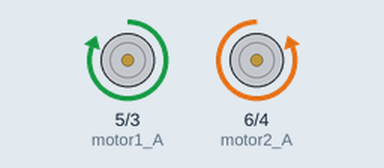
This sketch was run on a simulated Arduino Uno, built with avr-gcc and run on an emulated ATmega328P. On the bench: motor-driver pin pairs drawn as motors (green arrow = first pin HIGH = forward, orange = second pin HIGH = backward, longer = more drive).

Above: at 0.1 s.
At 36.6 s:
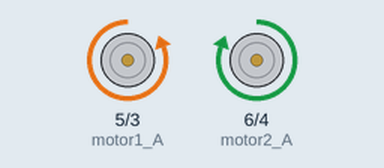
Timing chart, 0 to 40.0 s (numbered marks = the images above):
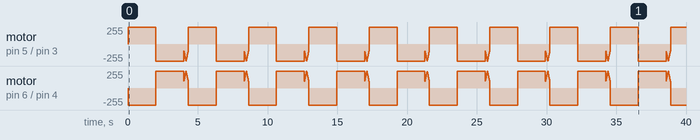

The sketch:

Aula6-PonteH.ino
```cpp
/**
Curso de Arduino disponibilizadas pela Equipe de robótica TERA
Simulação: https://www.tinkercad.com/things/1w2Idk1RHCl-ponte-h-motores/editel
Venha nos conhecer no instagram: @roboticatera
**/

int motor1_A = 5;
int motor1_B = 3;

int motor2_A = 6;
int motor2_B = 4;

void setup()
{
  pinMode(motor1_A, OUTPUT);
  pinMode(motor1_B, OUTPUT);
  pinMode(motor2_A, OUTPUT);
  pinMode(motor2_B, OUTPUT);
}

void loop()
{
  digitalWrite(motor1_A, HIGH);
  digitalWrite(motor2_A, LOW);
  digitalWrite(motor1_B, LOW);
  digitalWrite(motor2_B, HIGH);
  delay(2000);

  digitalWrite(motor1_A, LOW);
  digitalWrite(motor1_B, HIGH);
  digitalWrite(motor2_A, HIGH);
  digitalWrite(motor2_B, LOW);
  delay(2000);

  for(int i = 100; i<255; i=i+10)
  {
  analogWrite(motor1_A, 0);
  analogWrite(motor1_B, i);
  analogWrite(motor2_A, i);
  analogWrite(motor2_B, 0);
  delay(10);
  }
  for(int i = 255; i>100; i=i-10)
  {
  analogWrite(motor1_A, 0);
  analogWrite(motor1_B, i);
  analogWrite(motor2_A, i);
  analogWrite(motor2_B, 0);
  delay(10);
  }
}

/**
%%%%%%%%%%%%%%%%%%%%%%%%%%%%%%%%%%%%%%%%%%%%%%%%%%%%%%%%%%%%%%%%%%%%%%%%%%%%%%%%%%%%%%%%%%%%%%%%%%%%
%%%%%%%%%%%%%%%%%%%%%%%%%%%%%%%%%%%%%%%%%%%%%%%%%%%%%%%%%%%%%%%%%%%%%%%%%%%%%%%%%%%%%%%%%%%%%%%%%%%%
%%%%%%%%%%%%%%%%%%%%%%%%%%%%%%%%%%%%%%%%%%%%%%%%%%%%%%%%%%%%%%%%%%%%%%%%%%%%%%%%%%%%%%%%%%%%%%%%%%%%
%%$%M®®®®®®®®®®®®®®®®®®®®®®®®®®®®®®®®®®®®®®®®®®®®®®®®®®®®®®®®®®®®®®®®®®®®®®®®®®®®®®®®®®®®®®®®®®33J33
%%$%M®®®®®®®®®®®®®®®®®®®®®®®®®®®®®®®®®®®®®®®®®®®®®®®®®®®®®®®®®®®®®®®®®®®®®®®®®®®®®®®®®®®®®®®®®®3JJ33
%$$%M®®®®®®®®®®®®®®®®®®®®®®®®®®®®®®®®®®®®®®®®®®®®®®®®®®®®®®®®®®®®®®®®®®®®®®®®®®®®®®®®®®®®®®®®®®33J33
%%$$®®®®®®®®®®5==(==(((¦¦¦¦!*!!!!*!!!¦¦!¦¦¦(((®®®®®(¦((¦((¦¦¦!!*!***!¦!!¦¦¦¦¦(((===®®®®®®®®®®®®J3J33
%%$$M®®®®®®®®®®®@===(¦(¦¦¦!¦!!*!!!!!!¦¦¦¦¦¦((¦®®®®®(¦(((((¦¦¦!!!!****¦!¦¦¦¦((((((M®®®®®®®®®®®®®J3J33
%$$%M®®®®®®®®®®®®®®==¦(¦¦¦¦¦*!!!!*¦!!¦¦¦¦!¦(((®®®®®(¦((((((¦¦!!!!**!!¦!!¦¦¦(¦((®®®®®®®®®®®®®®®®J3J33
%%$%M®®®®®®®®®®®®®®®®J(¦¦¦¦!*!!!!*¦!!¦¦¦¦¦¦(((®®®®®(¦((¦(((¦¦!!!!!*!!!!!¦¦¦(%®®®®®®®®®®®®®®®®®®33J33
%%$$M®®®®®®®®®®®®®®®®®®®®®®®®®®®®®®®®®!¦¦¦¦(((®®®®®(((((¦((¦®®®®®®®®®®®®®®®®®®®®®®®®®®®®®®®®®®®33J33
%%$%M®®®®®®®®®®®®®®®®®®®®®®®®®®®®®®®®®!¦¦¦¦(((®®®®®((((((((¦®®®®®®®®®®®®®®®®®®®®®®®®®®®®®®®®®®®J3J3P
%%$%®®®®®®®®®®®®®®®®®®®®®®®®®®®®®®®®®®*¦¦¦¦(((®®®®®((((((((!®®®®®®®®®®®®®®®®®®®®®®®®®®®®®®®®®®®J3J3A
%$$%®®®®®®®®®®®®®®®®®®®®®®®®®®®®®®®®®®*¦¦¦¦(((®®®®®((¦=((((¦®®®®®®®®®®®®®®®®®®®®®®®®®®®®®®®®®®®JJJ3Ç
$%$%M®®®®®®®®®®®®®®®®®®®®®®®®®®®®®®®®®!¦¦¦¦(((®®®®®(((((((¦¦®®®®®®®®®®®®®®®®®®®®®®®®®®®®®®®®®®®J3J3O
%$$%M®®®®®®®®®®®®®®®®®®®®®®®®®®®®®®®®®*¦¦¦((((®®®®®(((=((((=®®®®®®®®®®®®®®®®®®®®®®®®®®®®®®®®®®®33J3C
%$$%M®®®®®®®®®®®®®®®®®®®®®®®®®®®®®®®®®*¦¦¦((((®®®®®((((((((=®®®®®®®®®®®®®®®®®®®®®®®®®®®®®®®®®®®33J3A
%$$$®®®®®®®®®®®®®®®®®®®®®®®®®®®®®®®®®®*¦¦¦((((®®®®®(((((¦((=®®®®®®®®®®®®®®®®®®®®®®®®®®®®®®®®®®®33J33
%%$%®®®®®®®®®®®®®®®®®®®®®®®®®®®®®®®®®®*¦¦¦((((®®®®®((((((((=®®®®®®®®®®®®®®®®®®®®®®®®®®®®®®®®®®®3333S
%$$%M®®®®®®®®®®®®®®®®®®®®®®®®®®®®®®®®®!¦¦¦¦(((®®®®®((((((((=®®®®®®®®®®®®®®®®®®®®®®®®®®®®®®®®®®®33J3U
%$$%M®®®®®®®®®®®®®®®®®®®®®®®®®®®®®®®®®*¦¦¦((((®®®®®((((((((=®®®®®®®®®®®®®®®®®®®®®®®®®®®®®®®®®®®3333P
%$$%M®®®®®®®®®®®®®®®®®®®®®®®®®®®®®®®®®!¦¦¦¦(((®®®®®((((((((=®®®®®®®®®®®®®®®®®®®®®®®®®®®®®®®®®®®33J3R
%$$%®®®®®®®®®®®®®®®®®®®®®®®®®®®®®®®®®®!¦¦¦((((®®®®®((((((((=®®®®®®®®®®®®®®®®®®®®®®®®®®®®®®®®®®®33J3E
%$$%M®®®®®®®®®®®®®®®®®®®®®®®®®®®®®®®®®!¦(¦((((®®®®®((((((((=®®®®®®®®®®®®®®®®®®®®®®®®®®®®®®®®®®®33J3M
%$3$®®®®®®®®®®®®®®®®®®®®®®®®®®®®®®®®®®!¦¦¦((((®®®®®(((=((((=®®®®®®®®®®®®®®®®®®®®®®®®®®®®®®®®®®®33J3A
%%3$®®®®®®®®®®®®®®®®®®®®®®®®®®®®®®®®®®!¦¦¦((==®®®®®(((=((((=®®®®®®®®®®®®®®®®®®®®®®®®®®®®®®®®®®®33J3C
$%$%®®®®®®®®®®®®®®®®®®®®®®®®®®®®®®®®®®¦¦¦¦¦(((®®®®®(((=((((=®®®®®®®®®®®®®®®®®®®®®®®®®®®®®®®®®®®33J3Y
%%$$®®®®®®®®®®®®®®®®®®®®®®®®®®®®®®®®®®!¦¦¦((((®®®®®((((((((=®®®®®®®®®®®®®®®®®®®®®®®®®®®®®®®®®®®33J3$
$$$%®®®®®®®®®®®®®®®®®®®®®®®®®®®®®®®®®®¦¦¦(((((®®®®®(((=((((=®®®®®®®®®®®®®®®®®®®®®®®®®®®®®®®®®®®33J3$
$$$$M®®®®®®®®®®®®®®®®®®®®®®®®®®®®®®®®®¦¦¦¦((=(®®®®®=((=((((=®®®®®®®®®®®®®®®®®®®®®®®®®®®®®®®®®®®33J33
%%3%®®®®®®®®®®®®®®®®®®®®®®®®®®®®®®®®®®MMMMMMMM®®®®®MMMMMMMMM®®®®®®®®®®®®®®®®®®®®®®®®®®®®®®®®®®®33J$$
$$$$M®®®®®®®®®®®®®®®®®®®®®®®®®®®®®®®®®®®®®®®®®®®®®®®®®®®®®®®®®®®®®®®®®®®®®®®®®®®®®®®®®®®®®®®®®®33J33
$%$$M®®®®®®®®®®®M===(===((=C®®®®A(¦¦¦¦¦¦¦¦A®®®®®®M***!**!!!¦®®®®®®®®®®®®M!(®®®®®®®®®®®®®®®®®®®®33J3$
%%$$M®®®®®®®®®®®®®®®®C=®®®®®®®®®A¦®®®®®®®®®®®®®®®M*®®®®®®®®(¦®®®®®®®®®®M¦(((®®®®®®®®®®®®®®®®®®®3333$
$%3$®®®®®®®®®®®®®®®®®C=®®®®®®®®®A¦®®®®®®®®®®®®®®®M*®®®®®®®®!!®®®®®®®®®®($®®¦C®®®®®®®®®®®®®®®®®®33J3$
%$$%M®®®®®®®®®®®®®®®®C=®®®®®®®®®A¦®®!¦¦((!M®®®®®®M*®®®®®!!¦@®®®®®®®®®®¦%®®®®¦C®®®®®®®®®®®®®®®®®33J33
$$3%®®®®®®®®®®®®®®®®®C=®®®®®®®®®5¦®®®®®®®®®®®®®®®M!®®®®®®¦!®®®®®®®®®®!C®®®®®®((®®®®®®®®®®®®®®®®33J33
%$3%M®®®®®®®®®®®®®®®®C=®®®®M((®®5¦JJJJJJJJ@®®!!@®M*®®®®®®®=¦®®$!¦®®5!C®®JJJJJJ(¦®®®®®®®®®®®®®®®33J3$
%%3$®®®®®®®®®®®®®®®®®®®®®®®®®®®®®®®®®®®®®®®®®®®®®®®®®®®®®®®®®®®®®®®®®®®®®®®®®®®®®®®®®®®®®®®®®®®33333
$%$$M®®®®®®®®®®®®®®®®®®®®®®®®®®®®®®®®®®®®®®®®®®®®®®®®®®®®®®®®®®®®®®®®®®®®®®®®®®®®®®®®®®®®®®®®®®33J3$
%$3$M®®®®®®®®®®®®®®®®®®®®®®®®®®®®®®®®®®®®®®®®®®®®®®®®®®®®®®®®®®®®®®®®®®®®®®®®®®®®®®®®®®®®®®®®®®33J33
$%$$M®®®®®®®®®®®®®®®®®®®®®®®®®®®®®®®®®®®®®®®®®®®®®®®®®®®®®®®®®®®®®®®®®®®®®®®®®®®®®®®®®®®®®®®®®®33J3$
%$3$M®®®®®®®®®®®®®®®®®®®®®®®®®®®®®®®®®®®®®®®®®®®®®®®®®®®®®®®®®®®®®®®®®®®®®®®®®®®®®®®®®®®®®®®®®®33J33
%%%%%%%%%%%%%%%%%%%%%%%%%%%%%%%%%%%%%%%%%%%%%%%%%%%%%%%%%%%%%%%%%%%%%%%%%%%%%%%%%%%%%%%%%%%%%%%%%%%%
%%%%%%%%%%%%%%%%%%%%%%%%%%%%%%%%%%%%%%%%%%%%%%%%%%%%%%%%%%%%%%%%%%%%%%%%%%%%%%%%%%%%%%%%%%%%%%%%%%%%
%%%%%%%%%%%%%%%%%%%%%%%%%%%%%%%%%%%%%%%%%%%%%%%%%%%%%%%%%%%%%%%%%%%%%%%%%%%%%%%%%%%%%%%%%%%%%%%%%%%%
**/
```
